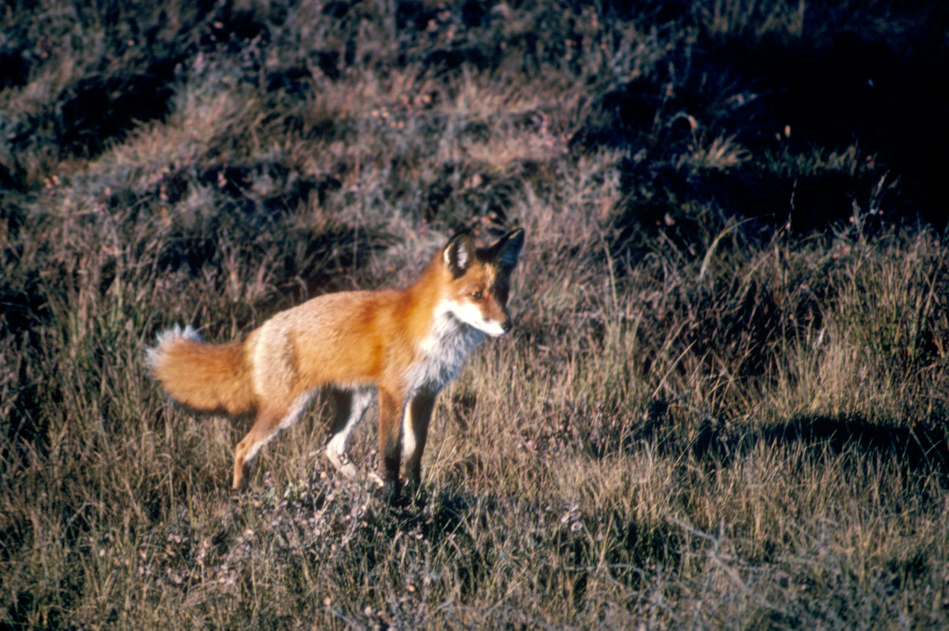
#> input picture images/fox-reviewed.jpg, 1897 x 1261 px (shown at 1/2 size)
$ python -i download_animals_v2.py   (imports and definitions only)
#> lines starting #> are read from the running program, lines starting #| are printed output that depends on the picture
#!/usr/bin/env python3
"""
Download animal images and sounds for toddler game - v2.
Images: Bing image search -> best result -> square crop (1:1)
Sounds: YouTube (yt-dlp) -> 3-second MP3 trim
"""

import json
import os
import re
import sys
import time
import urllib.request
import urllib.parse
import subprocess
from pathlib import Path

try:
    from PIL import Image
except ImportError:
    print("ERROR: Pillow not installed. Run: pip install Pillow")
    sys.exit(1)

BASE_DIR = Path(__file__).resolve().parent
DATA_FILE = BASE_DIR / "data" / "animals.json"
IMAGES_DIR = BASE_DIR / "images"
SOUNDS_DIR = BASE_DIR / "sounds"
LOG_FILE = BASE_DIR / "data" / "download_log.txt"

HEADERS = {
    "User-Agent": "Mozilla/5.0 (Windows NT 10.0; Win64; x64) AppleWebKit/537.36 (KHTML, like Gecko) Chrome/120.0.0.0 Safari/537.36",
    "Accept": "text/html,application/xhtml+xml,application/xml;q=0.9,image/avif,image/webp,*/*;q=0.8",
    "Accept-Language": "en-US,en;q=0.5",
}

# [4 lines left out: function log, not called in this run]

def safe_filename(name):
    return re.sub(r'[^\w\u0590-\u05ff.-]', '_', name).strip('_')

# [45 lines left out: functions bing_search_image, download_image, not called in this run]

def crop_to_square(img_path, dest_path, size=600):
#> called with img_path = 'images/fox-reviewed.jpg', dest_path = 'out.png', size = 600
    try:
        with Image.open(img_path) as im:
#> im is the input picture: PIL image 1897x1261 RGB; mean R, G, B 76.8, 70.1, 65
            w, h = im.size
#> w = 1897; h = 1261
            if w > h:
                left = (w - h) // 2
#> left = 318
                right = left + h
#> right = 1579
                top = 0
                bottom = h
#> bottom = 1261
            else:
                top = (h - w) // 2
                bottom = top + w
                left = 0
                right = w
            im_cropped = im.crop((left, top, right, bottom))
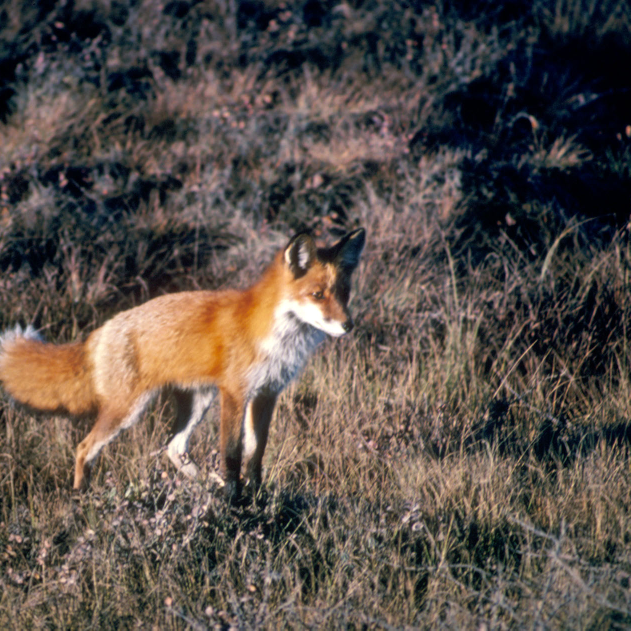
#> im_cropped: PIL image 1261x1261 RGB (shown at 1/2 size); mean R, G, B 88.8, 79.3, 73.3
            im_resized = im_cropped.resize((size, size), Image.LANCZOS)
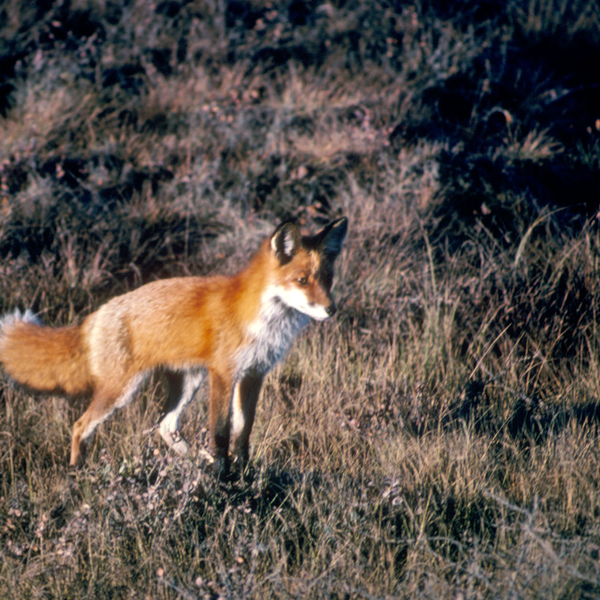
#> im_resized: PIL image 600x600 RGB; mean R, G, B 88.8, 79.3, 73.3
            if im_resized.mode in ("RGBA", "P"):
                im_resized = im_resized.convert("RGB")
            im_resized.save(dest_path, "JPEG", quality=90)
        return True
    except Exception as e:
        log(f"  Image crop error: {e}")
        return False

# [145 lines left out: functions download_sound_yt, main, not called in this run]

# [2 lines not run here, left out]

>>> result = crop_to_square('images/fox-reviewed.jpg', 'out.png')

$ run again, on images/vulture-reviewed.jpg
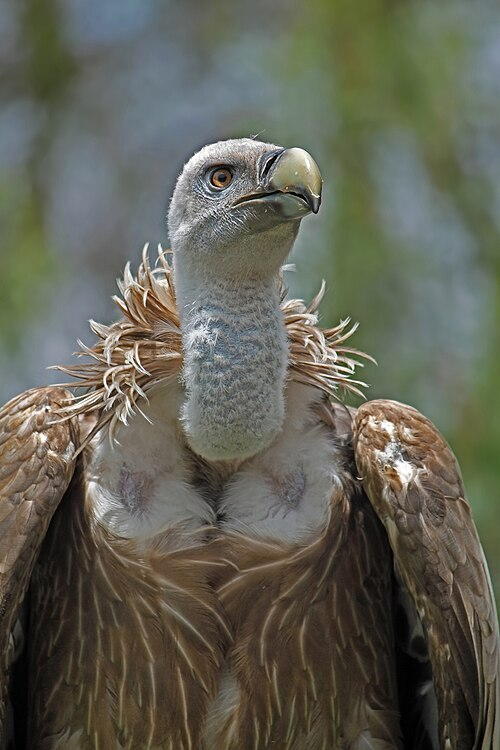
#> input picture images/vulture-reviewed.jpg, 500 x 750 px
#> in crop_to_square, im is the input picture: PIL image 500x750 RGB; mean R, G, B 97.7, 97.6, 85
#> in crop_to_square, `im_cropped = im.crop((left, top, right, bottom))`:
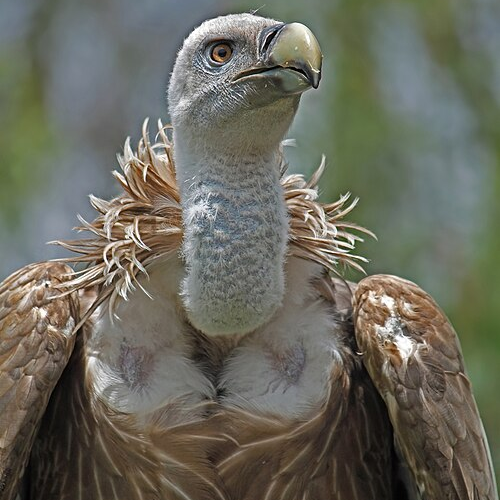
#> im_cropped: PIL image 500x500 RGB; mean R, G, B 106.4, 105.7, 93.7
